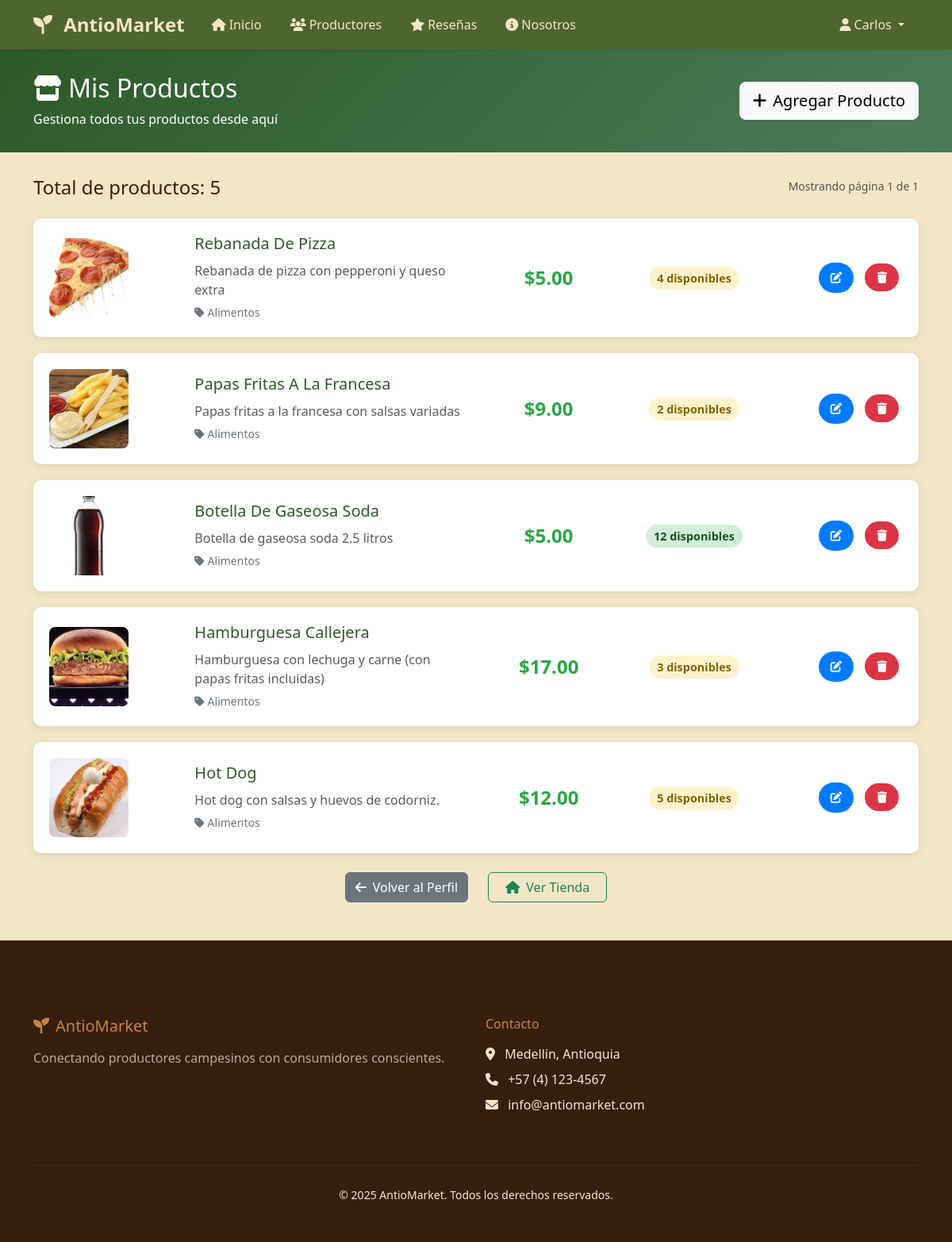
The page /mis-productos/ (signed in) on the database as committed earlier.
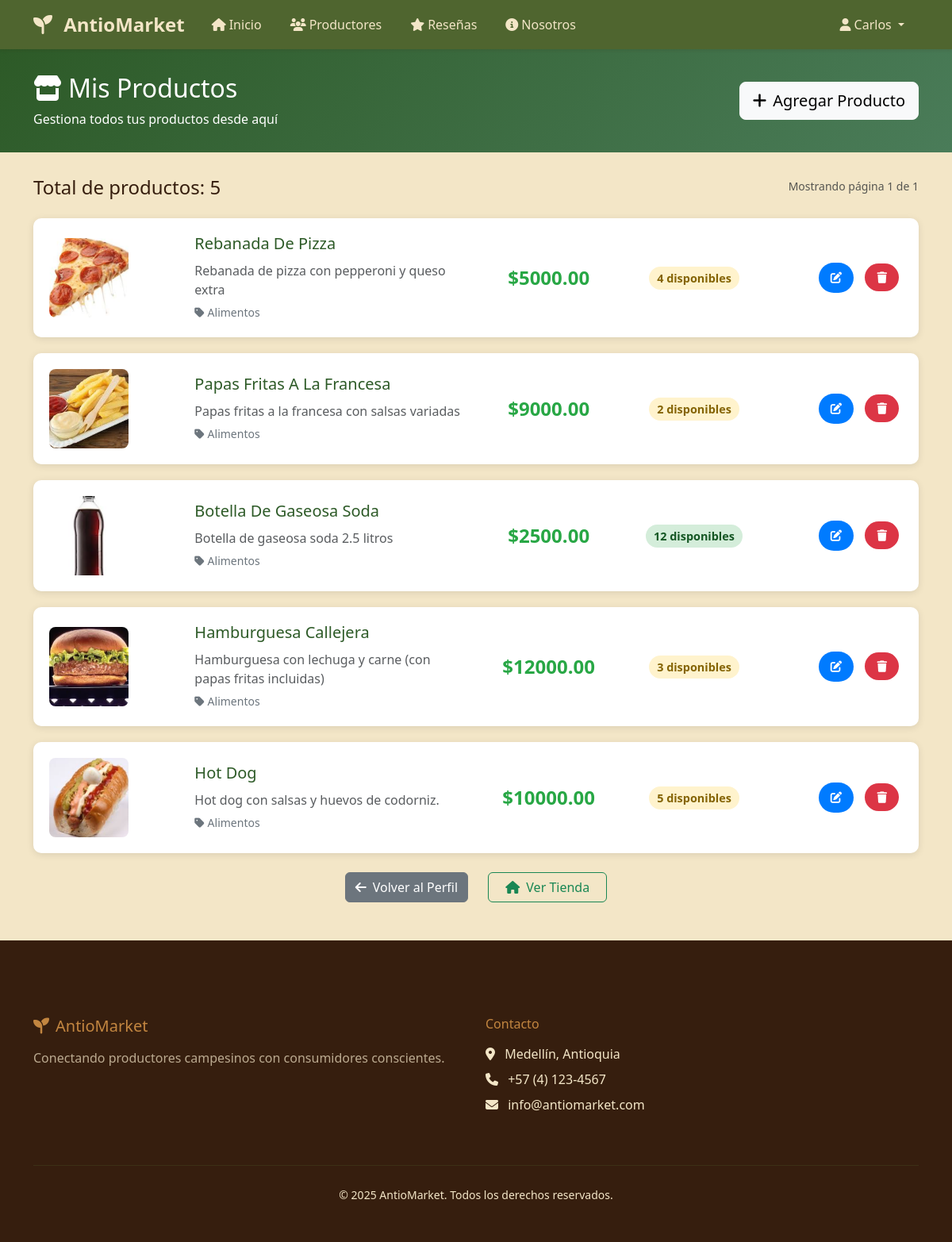
The same page on the database as committed later.
### productos/models.py (models this page shows, shortened)
class Producto(models.Model):
    vendedor = models.ForeignKey("cuentas.CuentaVendedor", on_delete=models.CASCADE)
    nombre = models.CharField(max_length=100)
    descripcion = models.TextField()
    precio = models.DecimalField(max_digits=10, decimal_places=2)
    stock = models.IntegerField()
    categoria = models.CharField(max_length=50)
    imagen = models.ImageField(upload_to='productos/', blank=True, null=True, default='default.jpg')

### productos/views.py (the view)
# urls.py: path('mis-productos/', views.MisProductosView.as_view(), name='mis_productos'),
class MisProductosView(LoginRequiredMixin, VendedorRequiredMixin, ListView):
    model = Producto
    template_name = 'productos/mis_productos.html'
    context_object_name = 'productos'
    paginate_by = 10
    def get_queryset(self):
        return Producto.objects.filter(
            vendedor=self.request.user.cuentavendedor
        ).order_by('-id')

### productos/views.py (called while the page is built)
    def test_func(self):
        return self.request.user.is_authenticated and self.request.user.is_vendedor

### productos/templates/productos/mis_productos.html (shortened to what this page needs)
{% extends 'base.html' %}
{% block extra_css %}
{% load static %}
<link rel="stylesheet" href="{% static 'css/home.css' %}">
<link rel="stylesheet" href="{% static 'cuentas/css/perfiles.css' %}">
{% endblock %}
{% block content %}
<div class="productos-header">
    <div class="container">
        <div class="row align-items-center">
            <div class="col-md-8">
                <h2><i class="fas fa-store me-2"></i>Mis Productos</h2>
                <p class="mb-0">Gestiona todos tus productos desde aquí</p>
            </div>
            <div class="col-md-4 text-end">
                <a href="{% url 'productos:crear_producto' %}" class="btn btn-light btn-lg">
                    <i class="fas fa-plus me-2"></i>Agregar Producto
                </a>
            </div>
        </div>
    </div>
</div>
<div class="container">
    {% if productos %}
        <div class="row mb-3">
            <div class="col-md-6">
                <h4>Total de productos: {{ productos|length }}</h4>
            </div>
            <div class="col-md-6 text-end">
                <small class="text-muted">Mostrando página {{ page_obj.number }} de {{ page_obj.paginator.num_pages }}</small>
            </div>
        </div>
        {% for producto in productos %}
        <div class="producto-item">
            <div class="row align-items-center">
                <div class="col-md-2">
                    {% if producto.imagen %}
                        <img src="{{ producto.imagen.url }}" alt="{{ producto.nombre }}" class="producto-imagen">
                    {% else %}
                        <div class="producto-imagen bg-light d-flex align-items-center justify-content-center">
                            <i class="fas fa-image text-muted"></i>
                        </div>
                    {% endif %}
                </div>
                <div class="col-md-4 producto-info">
                    <h5>{{ producto.nombre }}</h5>
                    <p class="text-muted mb-1">{{ producto.descripcion|truncatewords:15 }}</p>
                    <small class="text-secondary">
                        <i class="fas fa-tag me-1"></i>{{ producto.categoria }}
                    </small>
                </div>
                <div class="col-md-2 text-center">
                    <div class="producto-precio">${{ producto.precio }}</div>
                </div>
                <div class="col-md-2 text-center">
                    {% if producto.stock > 10 %}
                        <span class="producto-stock stock-disponible">{{ producto.stock }} disponibles</span>
                    {% elif producto.stock > 0 %}
                        <span class="producto-stock stock-bajo">{{ producto.stock }} disponibles</span>
                    {% else %}
                        <span class="producto-stock stock-agotado">Agotado</span>
                    {% endif %}
                </div>
                <div class="col-md-2 text-end">
                    <a href="{% url 'productos:editar_producto' producto.pk %}" class="btn-accion btn-editar" title="Editar">
                        <i class="fas fa-edit"></i>
                    </a>
                    <a href="{% url 'productos:eliminar_producto' producto.pk %}" class="btn-accion btn-eliminar" title="Eliminar">
                        <i class="fas fa-trash"></i>
                    </a>
                </div>
            </div>
        </div>
        {% endfor %}
    {% endif %}
    <div class="text-center mt-4 mb-5">
        <a href="{% url 'cuentas:perfil_vendedor' %}" class="btn btn-secondary me-3">
            <i class="fas fa-arrow-left me-2"></i>Volver al Perfil
        </a>
        <a href="{% url 'productos:home' %}" class="btn btn-outline-success">
            <i class="fas fa-home me-2"></i>Ver Tienda
        </a>
    </div>
</div>
{% endblock %}

Rows that differ between the two databases and show on the page:
changed Producto "Rebanada De Pizza": precio "5.00" → "5000.00"
changed Producto "Papas Fritas A La Francesa": precio "9.00" → "9000.00"
changed Producto "Botella De Gaseosa Soda": precio "5.00" → "2500.00"
changed Producto "Hamburguesa Callejera": precio "17.00" → "12000.00"
changed Producto "Hot Dog": precio "12.00" → "10000.00"
